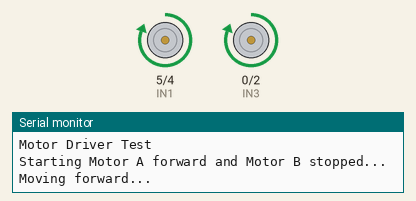
Bench run of a program on a simulated ESP8266 (NodeMCU). Parts: motor-driver pin pairs drawn as motors (green arrow = first pin HIGH = forward, orange = second pin HIGH = backward, longer = more drive, scaled by the enable pin), the last lines printed to the serial monitor.

Above: at 5.0 s.
At 8.0 s:
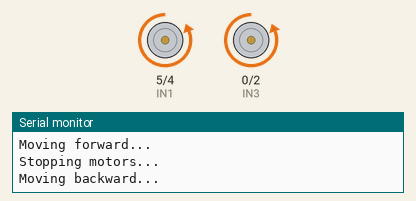
At 10.5 s:
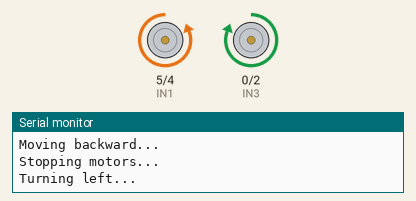
At 13.5 s:
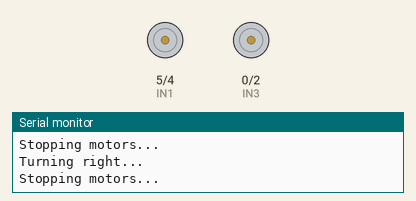
Timing chart, 0 to 17.0 s (numbered marks = the images above):
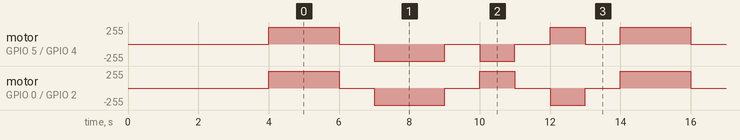

Measured:
- by itself, motor on GPIO 5 (IN1) / GPIO 4 (IN2): repeats every 10.0 s: stopped 1.0 s, backward 255/255 2.0 s, stopped 1.0 s, backward 255/255 1.0 s, stopped 1.0 s, forward 255/255 1.0 s, stopped 1.0 s, forward 255/255 2.0 s
- by itself, motor on GPIO 0 (IN3) / GPIO 2 (IN4): repeats every 10.0 s: stopped 1.0 s, backward 255/255 2.0 s, stopped 1.0 s, forward 255/255 1.0 s, stopped 1.0 s, backward 255/255 1.0 s, stopped 1.0 s, forward 255/255 2.0 s

The program:

main.cpp
```cpp
#include <Arduino.h>

// Motor driver pins
#define IN1 5  // Motor A input 1 (D1)
#define IN2 4  // Motor A input 2 (D2)
#define IN3 0  // Motor B input 1 (D3)
#define IN4 2  // Motor B input 2 (D4)
#define ENA 14 // Motor A enable pin (D5, PWM)
#define ENB 12 // Motor B enable pin (D6, PWM)

int speed = 512; // PWM speed (0–1023, half speed for testing)

void forward();
void backward();
void leftTurn();
void rightTurn();
void stopMotors();

void setup() {
  // Set pins as outputs
  pinMode(IN1, OUTPUT);
  pinMode(IN2, OUTPUT);
  pinMode(IN3, OUTPUT);
  pinMode(IN4, OUTPUT);
  pinMode(ENA, OUTPUT);
  pinMode(ENB, OUTPUT);

  // Initialize stop
  stopMotors();
  Serial.begin(115200); // Initialize serial communication for debugging
  Serial.println("Motor Driver Test");
  delay(2000); // Wait for 2 second
  Serial.println("Starting Motor A forward and Motor B stopped...");
  delay(2000); // Wait for 2 seconds
}

void loop() {
  // Test sequence: Forward, Backward, Left, Right, Stop
  forward();
  delay(2000);
  stopMotors();
  delay(1000);
  backward();
  delay(2000);
  stopMotors();
  delay(1000);
  leftTurn();
  delay(1000);
  stopMotors();
  delay(1000);
  rightTurn();
  delay(1000);
  stopMotors();
  delay(1000);
}

// Move forward: Both motors forward
void forward() {
  Serial.println("Moving forward...");
  // Set motor A forward and motor B forward
  digitalWrite(IN1, HIGH);
  digitalWrite(IN2, LOW);
  digitalWrite(IN3, HIGH);
  digitalWrite(IN4, LOW);
  analogWrite(ENA, speed);
  analogWrite(ENB, speed);
}

// Move backward: Both motors backward
void backward() {
  Serial.println("Moving backward...");
  // Set motor A backward and motor B backward
  digitalWrite(IN1, LOW);
  digitalWrite(IN2, HIGH);
  digitalWrite(IN3, LOW);
  digitalWrite(IN4, HIGH);
  analogWrite(ENA, speed);
  analogWrite(ENB, speed);
}

// Turn left: Right motor forward, Left motor backward
void leftTurn() {
  Serial.println("Turning left...");
  // Set motor A backward and motor B forward
  digitalWrite(IN1, LOW);
  digitalWrite(IN2, HIGH);
  digitalWrite(IN3, HIGH);
  digitalWrite(IN4, LOW);
  analogWrite(ENA, speed);
  analogWrite(ENB, speed);
}

// Turn right: Left motor forward, Right motor backward
void rightTurn() {
  Serial.println("Turning right...");
  // Set motor A forward and motor B backward
  digitalWrite(IN1, HIGH);
  digitalWrite(IN2, LOW);
  digitalWrite(IN3, LOW);
  digitalWrite(IN4, HIGH);
  analogWrite(ENA, speed);
  analogWrite(ENB, speed);
}

// Stop: All motors off
void stopMotors() {
  Serial.println("Stopping motors...");
  // Set all motors off
  digitalWrite(IN1, LOW);
  digitalWrite(IN2, LOW);
  digitalWrite(IN3, LOW);
  digitalWrite(IN4, LOW);
  analogWrite(ENA, 0);
  analogWrite(ENB, 0);
}
```
